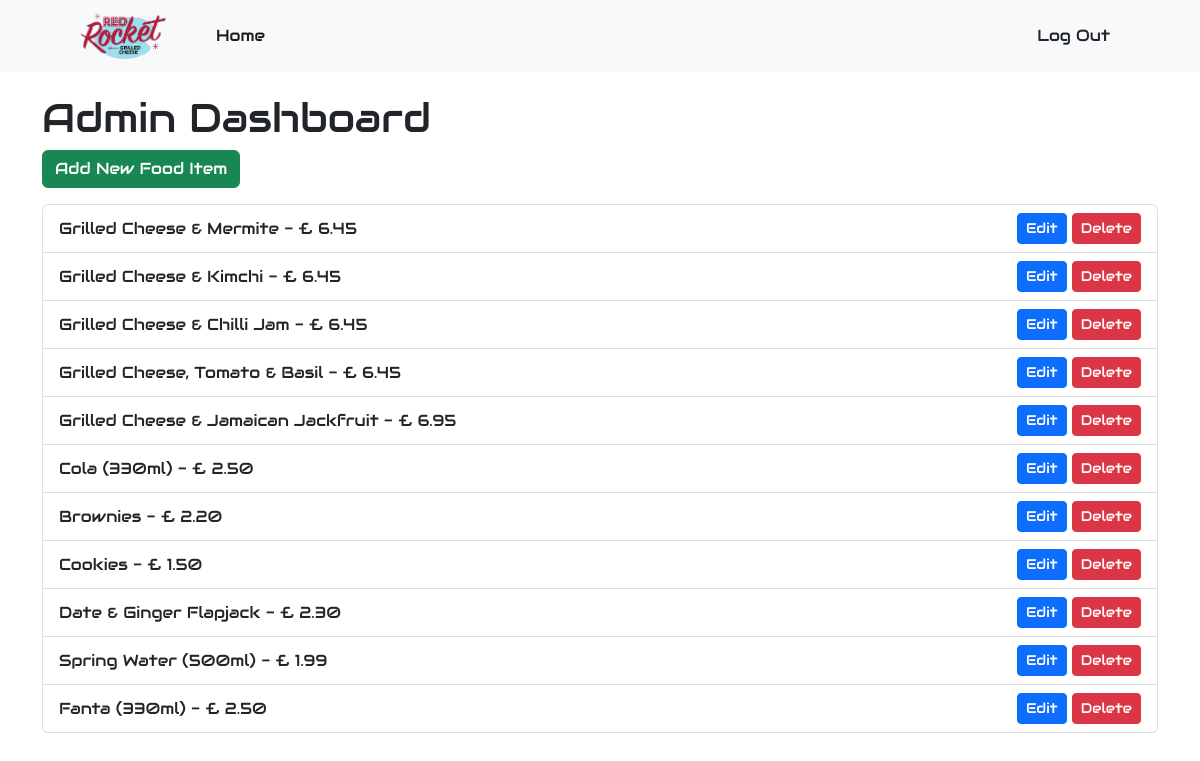
Screenshot of /admin/dashboard (signed in) with the database file from the repository.
### app/models.py (models this page shows)
class FoodItem(db.Model):
    id = db.Column(db.Integer, primary_key=True)  # Unique identifier for each food item
    name = db.Column(db.String(100), nullable=False)  # Name of the food item, cannot be null
    description = db.Column(db.String(250), nullable=True)  # Optional description of the food item
    price = db.Column(db.Float, nullable=False)  # Price of the food item, cannot be null
    category = db.Column(db.String(100), nullable=False)  # Category of the food item, cannot be null
    image_filename = db.Column(db.String(100), nullable=True)  # Optional filename for an image of the food item

### app/routes.py (the view)
@app.route('/admin/dashboard')
def admin_dashboard():
    if not session.get('is_admin'):
        return redirect(url_for('admin_login'))
    food_items = FoodItem.query.all()
    return render_template('admin_dashboard.html', food_items=food_items)

### app/templates/admin_dashboard.html
{% extends "base_admin.html" %}
{% block content %}
<div class="container mt-4">
    <h1>Admin Dashboard</h1>
    <div class="mb-3">
        <a href="{{ url_for('add_food_item') }}" class="btn btn-success">Add New Food Item</a>
    </div>
    {% if food_items %}
    <div class="list-group">
        {% for item in food_items %}
            <div class="list-group-item list-group-item-action d-flex justify-content-between align-items-center">
                <div>
                    {{ item.name }} - £ {{ '%.2f'|format(item.price) }}
                </div>
                <div>
                    <a href="{{ url_for('edit_food_item', item_id=item.id) }}" class="btn btn-primary btn-sm mr-2">Edit</a>
                    <form action="{{ url_for('delete_food_item', item_id=item.id) }}" method="POST" style="display:inline;" onsubmit="return confirm('Are you sure you want to delete this item?');">
                        <input type="submit" value="Delete" class="btn btn-danger btn-sm">
                    </form>
                </div>
            </div>
        {% endfor %}
    </div>
    {% else %}
    <div class="alert alert-info" role="alert">
        No food items found.
    </div>
    {% endif %}
</div>
{% endblock %}

### app/templates/base_admin.html (shortened to what this page needs)
<!DOCTYPE html>
<html lang="en">
    <head>
        <link href="https://cdn.jsdelivr.net/npm/bootstrap-icons@1.5.0/font/bootstrap-icons.css" rel="stylesheet" />
        <link href="https://cdnjs.cloudflare.com/ajax/libs/bootstrap-icons/1.4.0/font/bootstrap-icons.min.css" rel="stylesheet">
        <link rel="stylesheet" href="{{ url_for('static', filename='css/styles.css') }}">
    </head>
    <body id="page-top" style="padding-top: 70px;">
        <nav class="navbar fixed-top navbar-expand-lg navbar-light bg-light">
            <div class="container px-4 px-lg-5">
                <a class="navbar-brand" href="{{ url_for('index') }}">
                </a>
                <div class="collapse navbar-collapse" id="navbarNav">
                    <ul class="navbar-nav ml-auto">
                        {% if session.get('is_admin') %}
                            <li class="nav-item">
                                <form action="{{ url_for('logout') }}" method="post" style="display: inline;">
                                    <button type="submit" class="btn btn-link nav-link" aria-label="Log Out" style="display: inline; padding: 0; background: none; border: none;">Log Out</button>
                                </form>
                            </li>
                        {% endif %}
                    </ul>
                </div>
            </div>
        </nav>
        <nav class="navbar fixed-top navbar-expand-lg navbar-light bg-light">
            <div class="container px-4 px-lg-5">
                <a class="navbar-brand" href="{{ url_for('index') }}">
                    <img src="{{ url_for('static', filename='images/logo-redrocket.svg') }}" style="width: 90px;">
                </a>
                <div class="collapse navbar-collapse" id="navbarSupportedContent">
                    <ul class="navbar-nav me-auto mb-2 mb-lg-0 ms-lg-4">
                        <li class="nav-item"><a class="nav-link active" aria-current="page" href="{{ url_for('index') }}">Home</a></li>
                    </ul>
                    {% if session.get('is_admin') %}
                        <form action="{{ url_for('logout') }}" method="post" style="display: inline;">
                            <button type="submit" class="btn btn-outline-dark rounded-pill" aria-label="Log Out" style="border: none;">Log Out</button>
                        </form>
                    {% endif %}
                </div>
            </div>
        </nav>
        {% block content %}
        {% endblock %}
    </body>
</html>

### rows the page displays
FoodItem: name "Grilled Cheese & Mermite", price "6.45"
FoodItem: name "Grilled Cheese & Kimchi", price "6.45"
FoodItem: name "Grilled Cheese & Chilli Jam", price "6.45"
FoodItem: name "Grilled Cheese, Tomato & Basil", price "6.45"
FoodItem: name "Grilled Cheese & Jamaican Jackfruit", price "6.95"
FoodItem: name "Cola (330ml)", price "2.50"
FoodItem: name "Brownies", price "2.20"
FoodItem: name "Cookies", price "1.50"
FoodItem: name "Date & Ginger Flapjack", price "2.30"
FoodItem: name "Spring Water (500ml)", price "1.99"
FoodItem: name "Fanta (330ml)", price "2.50"
